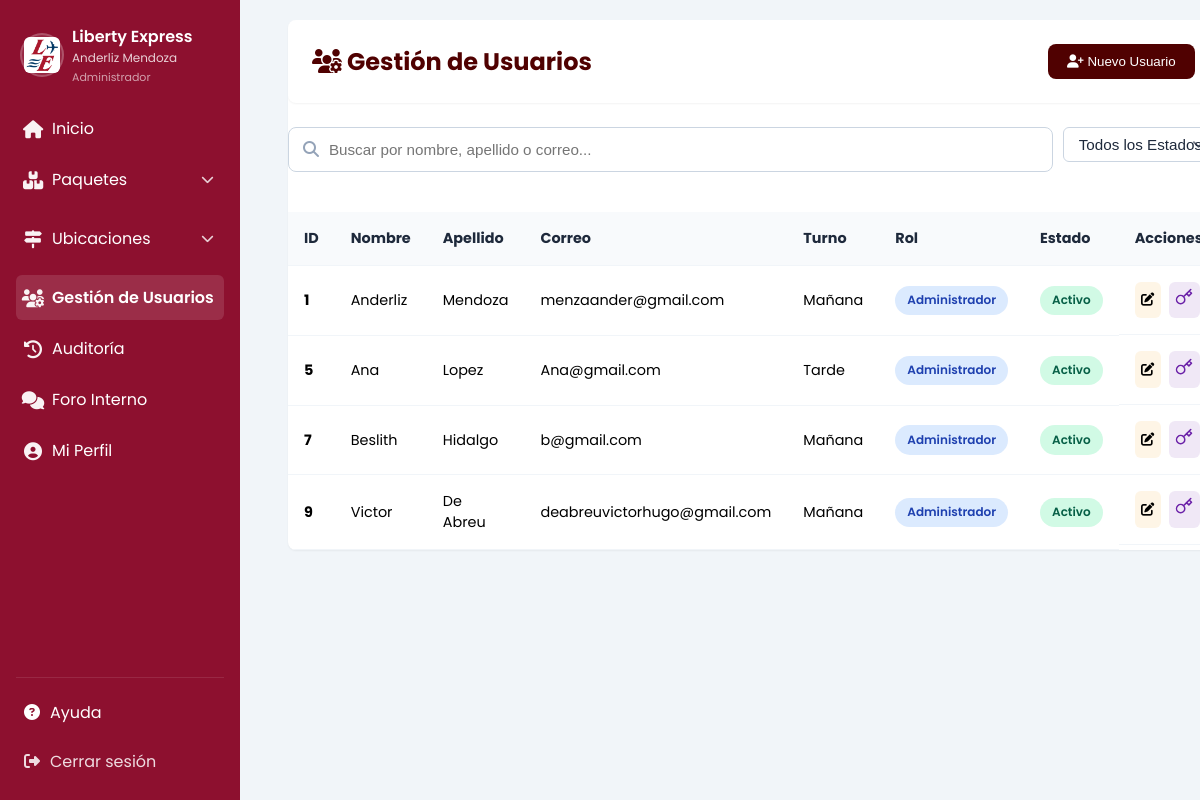
The app's page /usuario.php (signed in), older data.
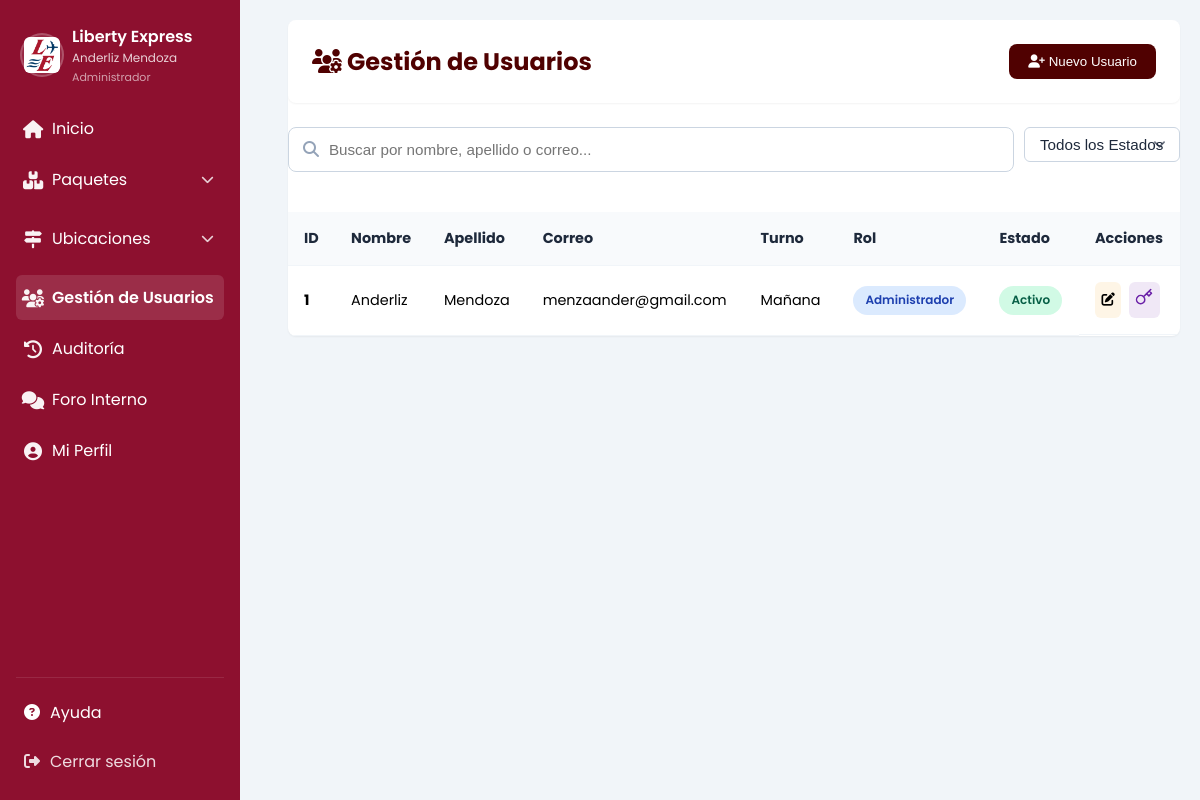
The same page, newer data.
### tables this page shows
CREATE TABLE `usuario` (
  `id` int(11) NOT NULL,
  `nombre` varchar(30) NOT NULL,
  `apellido` varchar(30) NOT NULL,
  `turno` int(11) NOT NULL,
  `correo` varchar(255) NOT NULL,
  `contraseña` varchar(100) NOT NULL,
  `estado` int(11) NOT NULL,
  `rol_id` int(11) NOT NULL,
  `requiere_cambio` int(1) NOT NULL DEFAULT 1,
  `token_password` varchar(100) DEFAULT NULL,
  `token_expiracion` datetime DEFAULT NULL,
  `reset_token` varchar(255) DEFAULT NULL,
  `reset_expira` datetime DEFAULT NULL,
  `foto_perfil` varchar(255) DEFAULT NULL
);

CREATE TABLE `rol` (
  `id` int(11) NOT NULL,
  `Nombre` varchar(50) NOT NULL
);

### app/db/functions/users/users.php (called while the page is built, shortened)
<?php
include($_SERVER['DOCUMENT_ROOT'] . '/liberty/app/db/connect.php');
if (!function_exists('traducirRol')) {
    function traducirRol($rol_id) {
        global $conn;
        try {
            $stmt = $conn->prepare("SELECT Nombre FROM rol WHERE id = ?");
            $stmt->execute([$rol_id]);
            $rol = $stmt->fetch(PDO::FETCH_ASSOC);
            return $rol ? $rol['Nombre'] : 'Desconocido';
        } catch (PDOException $e) { return 'Error DB'; }
    }
}
if (!function_exists('traducirEstado')) {
    function traducirEstado($estado) {
        return ($estado == 1) ? 'Activo' : 'Inactivo';
    }
}
if (!function_exists('traducirTurno')) {
    function traducirTurno($turno) {
        return ($turno == 0) ? 'Mañana' : (($turno == 1) ? 'Tarde' : 'N/A');
    }
}
?>

### usuario.php (the view, shortened to what the changed rows need)
<?php
include($_SERVER['DOCUMENT_ROOT'] . '/liberty/app/db/connect.php');
include($_SERVER['DOCUMENT_ROOT'] . '/liberty/app/db/functions/users/users.php');
try {
    $stmt = $conn->query("SELECT * FROM usuario ORDER BY id ASC");
    $usuarios = $stmt->fetchAll(PDO::FETCH_OBJ);
} catch (PDOException $e) {
    echo "Error al obtener usuarios: " . $e->getMessage();
    die();
}
?>
<!DOCTYPE html>
<html lang="es">
<head>
    <link rel="stylesheet" href="/liberty/app/assets/css/users.css">
    <link rel="stylesheet" href="/liberty/app/assets/css/forms.css">
    <link rel="stylesheet" href="/liberty/app/assets/css/modal.css">
    <link rel="stylesheet" href="https://cdnjs.cloudflare.com/ajax/libs/font-awesome/6.4.0/css/all.min.css">
</head>
<body>
    <div class="app-wrap">
        <?php include($_SERVER['DOCUMENT_ROOT'] . '/liberty/app/includes/menu.php'); ?>
        <main class="main-content">
            <div class="table-container">
                <div class="header" style="margin-bottom: 1.5rem;">
                    <h1><i class="fas fa-users-cog"></i> Gestión de Usuarios</h1>
                </div>
                <div class="table-responsive">
                    <table class="content-table" id="tablaUsuarios">
                        <thead>
                            <tr>
                                <th>ID</th>
                                <th>Nombre</th>
                                <th>Apellido</th>
                                <th>Correo</th>
                                <th>Turno</th>
                                <th>Rol</th>
                                <th>Estado</th>
                                <th>Acciones</th>
                            </tr>
                        </thead>
                        <tbody>
                            <?php if (empty($usuarios)): ?>
                                <tr>
                                    <td colspan="8" style="text-align: center; padding: 2rem;">No hay usuarios registrados.</td>
                                </tr>
                            <?php else: ?>
                                <?php foreach ($usuarios as $usuario): ?>
                                    <tr class="fila-usuario" data-estado="<?php echo ($usuario->estado == 1) ? 'Activo' : 'Inactivo'; ?>">
                                        <td><strong><?php echo htmlspecialchars($usuario->id); ?></strong></td>
                                        <td><?php echo htmlspecialchars($usuario->nombre); ?></td>
                                        <td><?php echo htmlspecialchars($usuario->apellido); ?></td>
                                        <td><?php echo htmlspecialchars($usuario->correo); ?></td>
                                        <td><?php echo traducirTurno($usuario->turno); ?></td>
                                        <td>
                                            <span class="badge badge-info">
                                                <?php echo traducirRol($usuario->rol_id); ?>
                                            </span>
                                        </td>
                                        <td>
                                            <span class="badge <?php echo $usuario->estado == 1 ? 'badge-success' : 'badge-danger'; ?>">
                                                <?php echo traducirEstado($usuario->estado); ?>
                                            </span>
                                        </td>
                                        <td class="actions-cell">
                                            <button class="btn btn-warning" onclick="abrirModalEditar(this)"
                                                data-id="<?php echo $usuario->id; ?>"
                                                data-nombre="<?php echo htmlspecialchars($usuario->nombre); ?>"
                                                data-apellido="<?php echo htmlspecialchars($usuario->apellido); ?>"
                                                data-correo="<?php echo htmlspecialchars($usuario->correo); ?>"
                                                data-turno="<?php echo $usuario->turno; ?>"
                                                data-rol="<?php echo $usuario->rol_id; ?>"
                                                data-estado="<?php echo $usuario->estado; ?>"
                                                title="Editar">
                                                <i class="fas fa-edit"></i>
                                            </button>
                                            <a href="/liberty/app/db/functions/users/enviar_reset.php?id=<?php echo $usuario->id; ?>"
                                                class="btn"
                                                style="background-color: rgba(107, 33, 168, 0.1);"
                                                title="Enviar correo de cambio de contraseña"
                                                onclick="return confirm('¿Estás seguro? Se inhabilitará la cuenta hasta que el usuario cambie su clave.');">
                                                    <svg width="18" height="18" viewBox="0 0 24 24" fill="none" xmlns="http://www.w3.org/2000/svg">
                                                        <path d="M21 2l-2 2m-7.61 7.61a5.5 5.5 0 1 1-7.778 7.778 5.5 5.5 0 0 1 7.777-7.777zm0 0L15.5 7.5m0 0l3 3L22 7l-3-3m-3.5 3.5L19 4" stroke="#6b21a8" stroke-width="2" stroke-linecap="round" stroke-linejoin="round"/>
                                                    </svg>
                                                </a>
                                            </td>
                                    </tr>
                                <?php endforeach; ?>
                            <?php endif; ?>
                        </tbody>
                    </table>
                </div>
            </div>
        </main>
    </div>
</body>
</html>

Row changes from the older to the newer data that the page shows:
removed usuario: id "5", nombre "Ana", apellido "Lopez", correo "Ana@gmail.com", turno "Tarde", rol.Nombre "Administrador", estado "Activo"
removed usuario: id "7", nombre "Beslith", apellido "Hidalgo", correo "b@gmail.com", turno "Mañana", rol.Nombre "Administrador", estado "Activo"
removed usuario: id "9", nombre "Victor", apellido "De Abreu", correo "deabreuvictorhugo@gmail.com", turno "Mañana", rol.Nombre "Administrador", estado "Activo"
